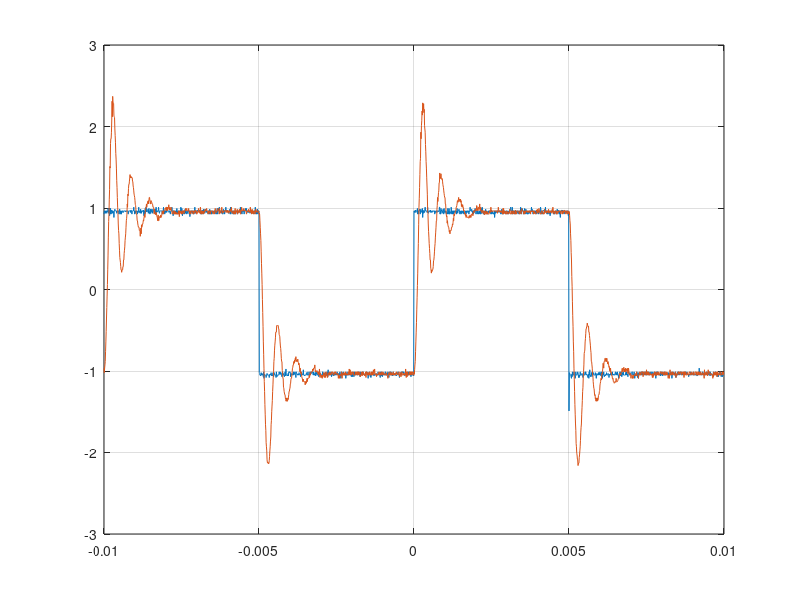

The MATLAB source for this figure: (Note: this script raises an error after producing the figure.)
clear all; 
close all;
clc
A=dlmread('scope_1_modified.csv');
x = A(:,1);
y = A(:,2);
plot(x,y)
grid on
hold on

A=dlmread('scope_1_modified.csv');
x = A(:,1);
y = A(:,3);
y=y;
plot(x,y)
grid on
hold on



C1 = .0000001; %10^-6
C2 = .0000001; %10^-6
% G = [1, 0, 0, 0, 0;
%     1/R1, 1/R1-1/R2-1/R3, 1/R3, 0, 0;
%      0, 1/R2, -1/R3, 0, 0;
%      0, 0, 1/R4+1/R5, -1/R4, 0;
%      0, 0, 1, 0, -1];
M = [0, 0, 0, 0, 0;
    0, -C1, 0, 0, C1;
    0, 0, -C2, 0, 0;
    0, 0, 0, 0, 0;
    0, 0, 0, 0, 0];
b =[1;
    0;
    0;
    0;
    0];
options=odeset('Mass',M,'RelTol', (.000000001));
x0=[0 ;0 ;0 ;0 ; 0];
[t,x]=ode23t(@transient2, [0 .003], x0, options);
plot(t,x)
hold off
function F=transient2(t,x)
% This function provides the right-hand side of the % differential equation for the Matlab solver.
F=[0;0;0;0;0];
R1=5000; 
R2=5000; 
R3=400;
R4 = 1000;
R5 = 1000;
% Vector F is initialized.
% These are the resistor values for our circuit. If you want
% to perform a simulation with different R1, R2 and R3, all you 
% need to do is change this line.
if (t>=0)&&(t<=1e-6) 
    h=1e6*t;
else
    h=1;
end
% h(t) represents an approximation of the step function,
% with a rise time of 1 microsecond.
F(1)=x(1)-h;
F(2)=-(1/R1)*x(1)+(1/R1+1/R2+1/R3)*x(2)-(1/R3)*x(3);
F(3)=-(1/R3)*x(2)+(1/R3)*x(3);
F(4)=(1/R4+1/R5)*x(4)+(-1/R4)*x(5);
F(5)=x(3)-x(4);
% This is the right-hand side of the DAE. It is written in terms of R1, R2 % and R3, so that you don't need to rewrite the code every time your % element values change.
end
